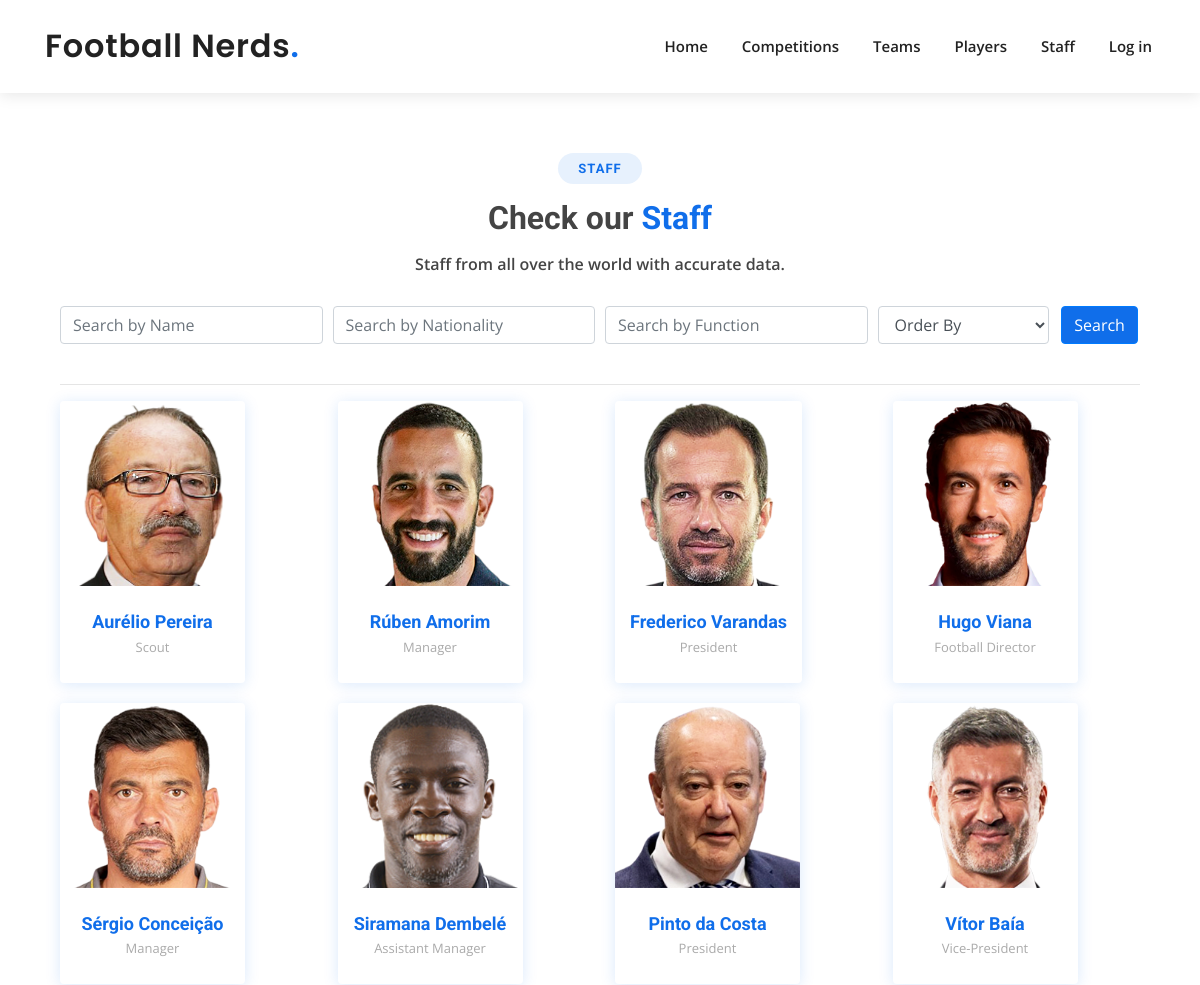
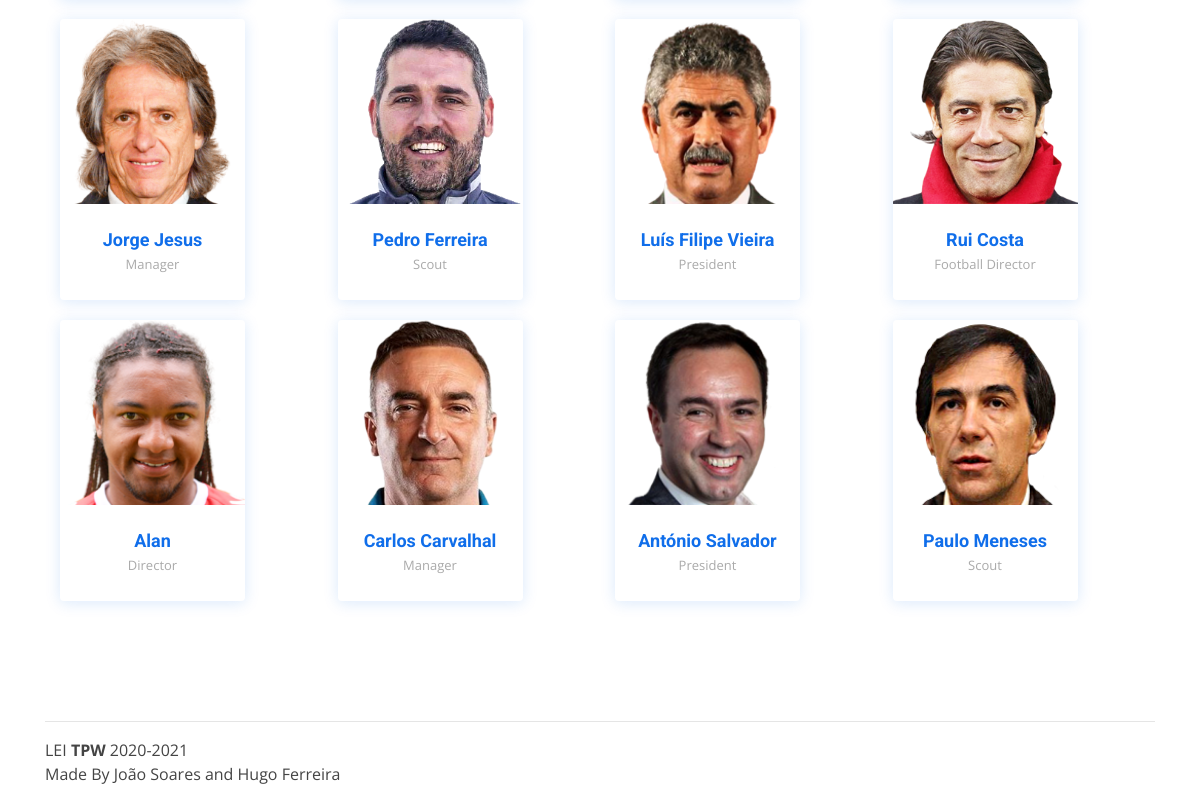
Page /staff/ on the committed database (2 pictures, top to bottom).
### app/models.py (models this page shows, shortened)
class Staff(models.Model):
    full_name = models.CharField(max_length=120)
    name = models.CharField(max_length=90)
    birthday = models.DateField()
    nationality = models.CharField(max_length=70)
    function = models.CharField(max_length=70)
    staff_img = models.ImageField(upload_to=staffdir, default="staff/default_staff.png")

### app/views.py (the view)
# urls.py: path('staff/', views.staff, name='staff'),
def staff(request):
    if request.method == 'POST':
        form = StaffFilterForm(request.POST)
        if form.is_valid():
            full_name = form.cleaned_data['full_name']
            nationality = form.cleaned_data['nationality']
            function = form.cleaned_data['function']
            order = form.cleaned_data['order']
            print('Parameters:')
            print(full_name)
            print(nationality)
            print(function)
            print(order)
            if order != '':
                t_parms = {
                    'staffs': Staff.objects.filter(full_name__contains=full_name, function__contains=function,
                                                   nationality__contains=nationality).order_by(
                        order),
                    'form': StaffFilterForm()
                }
            else:
                t_parms = {
                    'staffs': Staff.objects.filter(full_name__contains=full_name, function__contains=function,
                                                   nationality__contains=nationality),
                    'form': StaffFilterForm()
                }
    else:
        t_parms = {
            'staffs': Staff.objects.all(),
            'form': StaffFilterForm()
        }
    return render(request, 'staff.html', t_parms)

### app/forms.py
class StaffFilterForm(forms.Form):
    CHOICES = (
        ('', 'Order By'),
        ('function', 'Function'),
        ('full_name', 'Full Name'),
        ('birthday', 'Birthday')
    )
    full_name = forms.CharField(label='Search by Name', required=False)
    nationality = forms.CharField(label='Search by Nationality', required=False)
    function = forms.CharField(label='Search by Function', required=False)
    order = forms.ChoiceField(choices=CHOICES, required=False)
    def __init__(self, *args, **kwargs):
        super().__init__(*args, **kwargs)
        for myField in self.fields:
            if self.fields[myField] != 'order':
                self.fields[myField].widget.attrs['class'] = "form-control mb-2 mr-sm-2"
                self.fields[myField].widget.attrs['placeholder'] = self.fields[myField].label

### templates/staff.html (shortened to what this page needs)
{% extends 'layout.html' %}
{% load static %}
{% block content %}
    <section id="team" class="team">
        <div class="section-title">
          <h2>Staff</h2>
          <h3>Check our <span>Staff</span></h3>
          <p>Staff from all over the world with accurate data.</p>
        </div>
      <div class="container" data-aos="fade-up">
          <form class="form-row" style="text-align: center" action="{% url 'staff' %}" method="post">
              <div class="form-group col-md-3">
              {{ form.full_name }}
              </div>
              <div class="form-group col-md-3">
              {{ form.nationality }}
              </div>
              <div class="form-group col-md-3">
              {{ form.function }}
              </div>
              <div class="form-group col-md-2">
              {{ form.order }}
              </div>
              <div class="form-group col-md-1">
              <button class="btn btn-primary" style="background: #106eea;" name="search" type="submit" value="search">Search</button>
              </div>
          </form>
      <hr>
        <div class="row">
            {% for staff in staffs %}
          <div class="col-lg-3 col-md-6 d-flex align-items-stretch" data-aos="fade-up" data-aos-delay="100">
            <div class="member">
              <div class="member-img">
                  <a href="{{ staff.id }}"><img style="height: 185px; width: 185px" src="{% static 'img/' %}{{ staff.staff_img.url }}" class="img-fluid" alt=""></a>
              </div>
              <div class="member-info">
                <h4 style="text-align: center"><a href="{{ staff.id }}">{{ staff.name }}</a></h4>
                <span style="text-align: center">{{ staff.function }}</span>
              </div>
            </div>
          </div>
            {% endfor %}
          </div>
        </div>
      </div>
{% endblock %}

### app/static/css/style.css (style rules this page uses)
body { font-family: "Open Sans", sans-serif; color: #444444; }
a { color: #106eea; }
h1, h2, h3, h4, h5, h6 { font-family: "Roboto", sans-serif; }
section { padding: 60px 0; overflow: hidden; }
.section-title { text-align: center; padding-bottom: 30px; }
.section-title h2 { font-size: 13px; letter-spacing: 1px; font-weight: 700; padding: 8px 20px; margin: 0; background: #e7f1fd; color: #106eea; display: inline-block; text-transform: uppercase; border-radius: 50px; }
.section-title h3 { margin: 15px 0 0 0; font-size: 32px; font-weight: 700; }
.section-title h3 span { color: #106eea; }
.section-title p { margin: 15px auto 0 auto; font-weight: 600; }
@media (min-width: 1024px) { .section-title p { width: 50%; } }
.team { padding: 60px 0; }
.team .member { margin-bottom: 20px; overflow: hidden; border-radius: 4px; background: #fff; box-shadow: 0px 2px 15px rgba(16, 110, 234, 0.15); }
.team .member .member-img { position: relative; overflow: hidden; }
.team .member .member-info { padding: 25px 15px; }
.team .member .member-info h4 { font-weight: 700; margin-bottom: 5px; font-size: 18px; color: #222222; }
.team .member .member-info span { display: block; font-size: 13px; font-weight: 400; color: #aaaaaa; }

### rows in the picture
Staff: staff_img (picture), name "Aurélio Pereira", function "Scout"
Staff: staff_img (picture), name "Rúben Amorim", function "Manager"
Staff: staff_img (picture), name "Frederico Varandas", function "President"
Staff: staff_img (picture), name "Hugo Viana", function "Football Director"
Staff: staff_img (picture), name "Sérgio Conceição", function "Manager"
Staff: staff_img (picture), name "Siramana Dembelé", function "Assistant Manager"
Staff: staff_img (picture), name "Pinto da Costa", function "President"
Staff: staff_img (picture), name "Vítor Baía", function "Vice-President"
Staff: staff_img (picture), name "Jorge Jesus", function "Manager"
Staff: staff_img (picture), name "Pedro Ferreira", function "Scout"
Staff: staff_img (picture), name "Luís Filipe Vieira", function "President"
Staff: staff_img (picture), name "Rui Costa", function "Football Director"
Staff: staff_img (picture), name "Alan", function "Director"
Staff: staff_img (picture), name "Carlos Carvalhal", function "Manager"
Staff: staff_img (picture), name "António Salvador", function "President"
Staff: staff_img (picture), name "Paulo Meneses", function "Scout"
